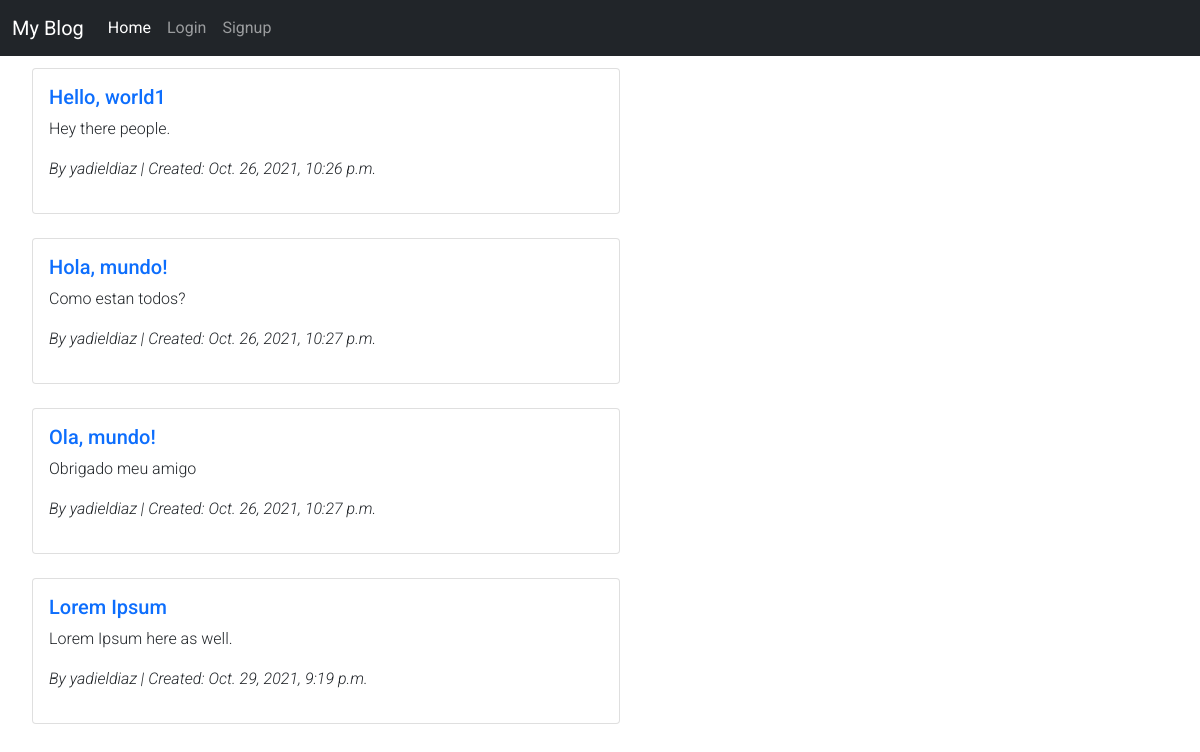
Before: / with the older database file.
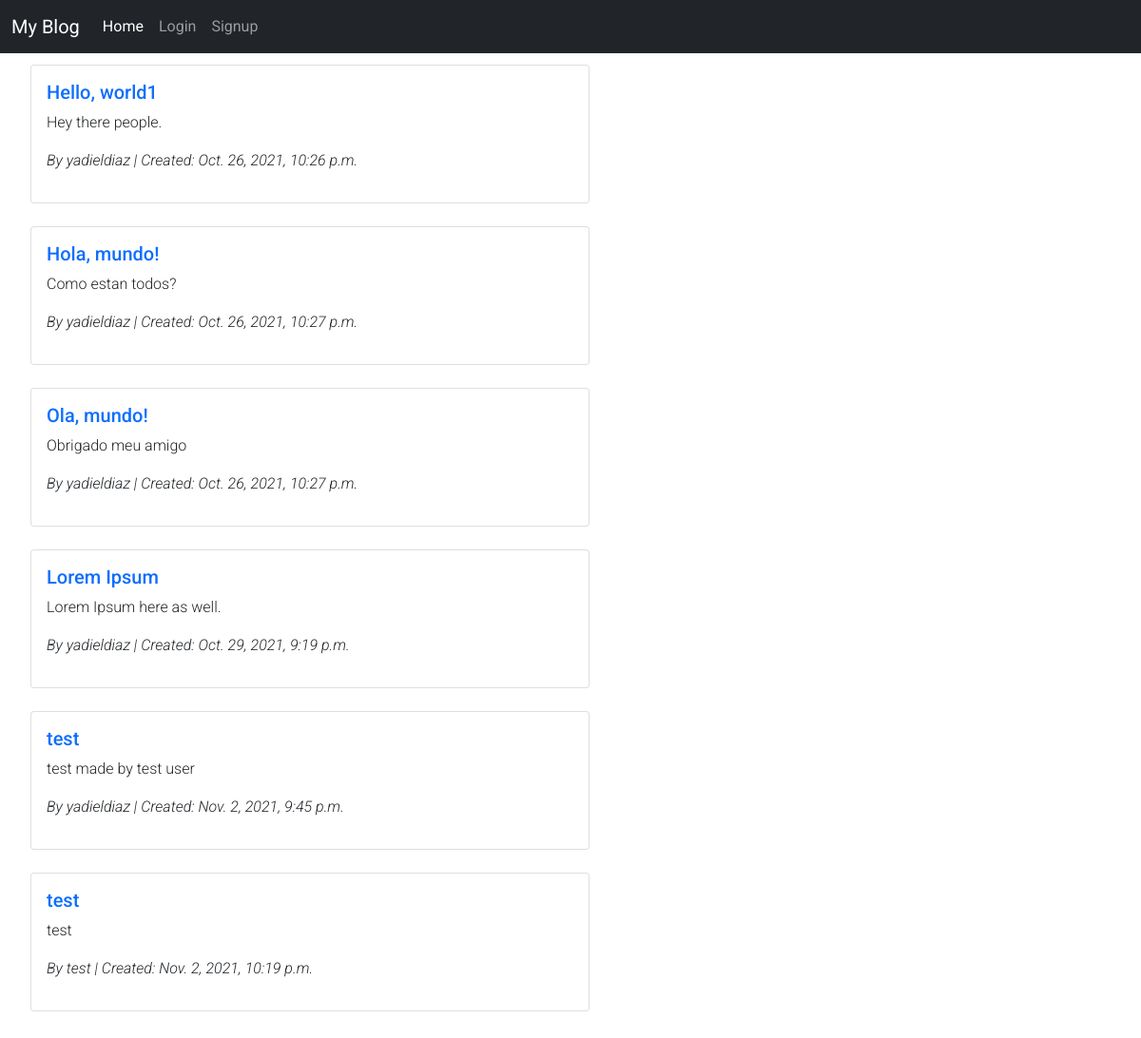
After: the same page with the newer database file.
### blog/models.py (models this page shows, shortened)
class Post(models.Model):
    title = models.CharField(max_length=200)
    author = models.ForeignKey(
        'auth.User',
        on_delete=models.CASCADE
    )
    body = models.TextField()
    created_at = models.DateTimeField(auto_now_add=True)

### blog/views.py (the view)
# urls.py: path('', PostListView.as_view(), name='home'),
class PostListView(ListView):
    model = Post
    template_name = "post_list.html"

### templates/post_list.html (shortened to what this page needs)
{% extends 'base.html' %}
{% block content %}
    <ul>
    {% for post in post_list %}
    <li>
        <div class="row">
            <div class="col-sm-6 m-2 p-1">
                <div class="card">
                <div class="card-body">
                    <a href="{% url 'post_detail' post.id %}"><h5 class="card-title">{{ post.title }}</h5></a>
                    <p class="card-text">{{ post.body }}</p>
                    <p id="subtitle">By {{ post.author }} | Created: {{ post.created_at }}</p>
                </div>
                </div>
            </div>
        </div>
    </li>
    {% endfor %}
    </ul>
{% endblock content %}

Changed rows visible on the page:
added Post: title "test", body "test made by test user", author "yadieldiaz", created_at "Nov. 2, 2021, 9:45 p.m."
added Post: title "test", body "test", author "test", created_at "Nov. 2, 2021, 10:19 p.m."
